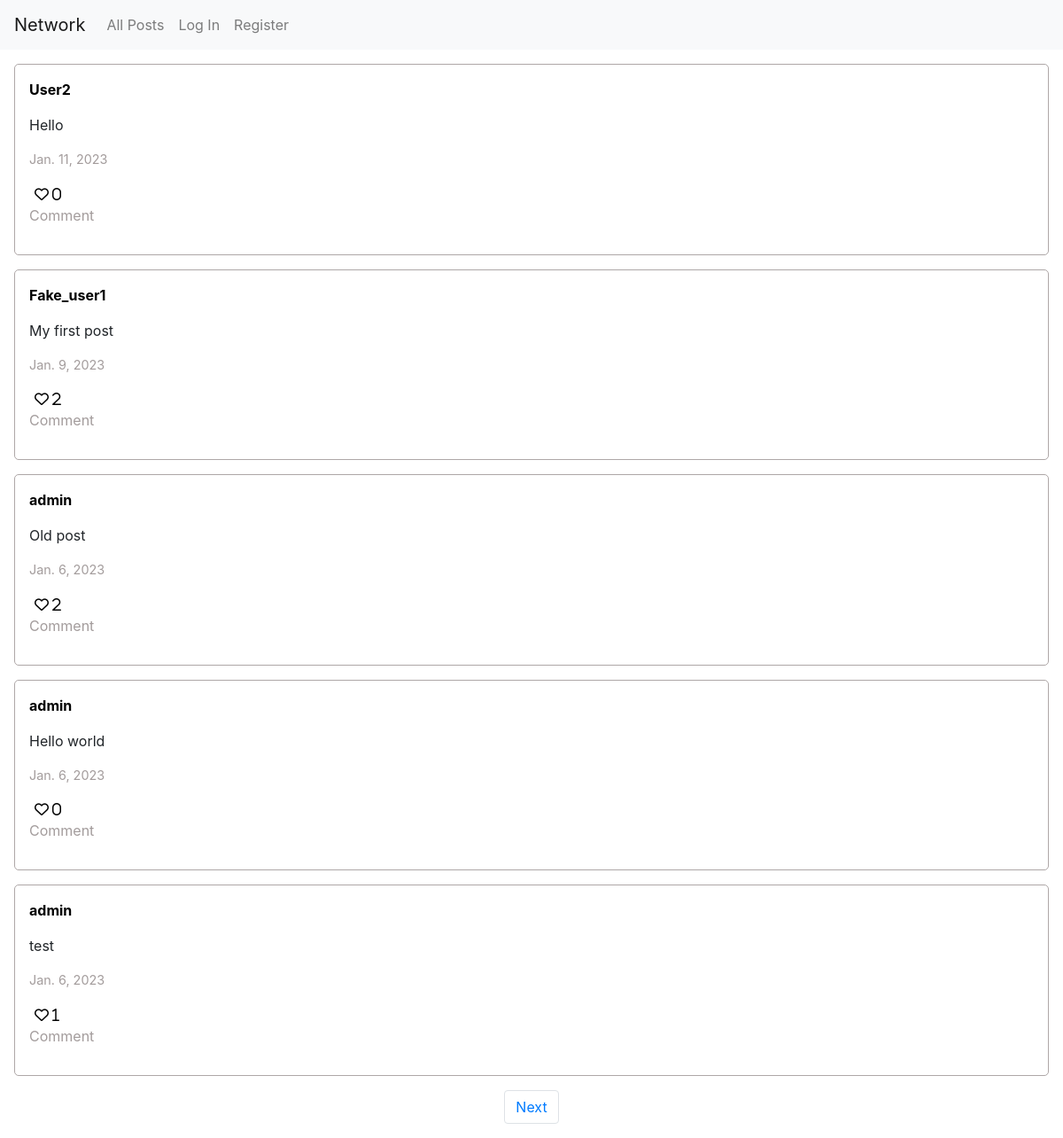
The page / on the database its author committed.
### network/models.py (models this page shows, shortened)
class Post(models.Model):
    author = models.ForeignKey(User, on_delete=models.CASCADE)
    text = models.CharField(max_length=100)
    date = models.DateField(auto_now_add=True)
    likes = models.IntegerField(default=0)

class User(AbstractUser):
    pass

### network/views.py (the view)
# urls.py: path("", views.index, name="index"),
def index(request):
    posts = Post.objects.all().order_by('-date')
    paginator = Paginator(posts, 5)
    page_number = request.GET.get('page')
    posts_of_the_page = paginator.get_page(page_number)
    liked_posts_arr = []
    if request.user.is_authenticated:
        liked_posts_arr = liked_posts(request.user)
    return render(request, "network/index.html", {
        "posts": posts,
        "posts_of_the_page":posts_of_the_page,
        "liked_posts": liked_posts_arr
        })

### network/templates/network/index.html (shortened to what this page needs)
{% extends "network/layout.html" %}
{% block body %}
    {%if posts%}
        {%for post in posts_of_the_page%}
        <div id="post-{{post.id}}" class="post_container">
            <a class="user_link" href="{%url 'user' post.author.id%}"><p class="post_author">{{post.author}}</p></a>
            <p class="post_text">{{post.text}}</p>
            <p class="post_date">{{post.date}}</p>
            <button id="{{post.id}}" class = "likeBtn fa-heart {% if post in liked_posts%}fa-solid{%else%}fa-regular{%endif%}"> {{post.likes}}</button>
            <p class="post_comment">Comment</p>
        </div>
        {%endfor%}
    {%endif%}
    <nav aria-label="Page navigation">
        <ul class="pagination justify-content-center">
        {%if posts_of_the_page.has_next%}
          <li class="page-item"><a class="page-link" href="?page={{ posts_of_the_page.next_page_number }}">Next</a></li>
        {%endif%}
        </ul>
      </nav>
{% endblock %}

### network/static/network/styles.css (style rules this page uses)
.post_container { padding: 1rem; border: 1px solid #aea7a7; border-radius: 5px; margin:1rem; }
.post_author { font-weight: bold; }
.post_date { font-size: .9rem; color: #a39c9c; }
.post_comment { color: #a39c9c; }
.likeBtn { background-color: transparent; border: none; }
.user_link, .user_link:hover { text-decoration: none; color: #000; }

### rows shown on the page
Post: author "User2", text "Hello", date "Jan. 11, 2023", likes "0"
Post: author "Fake_user1", text "My first post", date "Jan. 9, 2023", likes "2"
Post: author "admin", text "Old post", date "Jan. 6, 2023", likes "2"
Post: author "admin", text "Hello world", date "Jan. 6, 2023", likes "0"
Post: author "admin", text "test", date "Jan. 6, 2023", likes "1"
